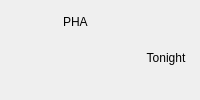
<?xml version="1.0" encoding="UTF-8"?>
<!--
  Object hero (ADR-057): the object card's identity block. Glyph, name,
  kind chip (+ PHA flag), full designation, the narrative hook and the
  "why tonight" phrase, with the 0-100 score ring on the right. Loaded by
  gui/widgets/object_hero.py through gui/ui_loader.py. Every text is data
  (set in code); the score ring is a custom widget and never enters this
  file: the heroRingHost placeholder is swapped for it (ADR-005). The
  hero's skin (gradient + spine in the kind hue) is applied in code
  because the hue is data, not chrome.
-->
<ui version="4.0">
 <class>ObjectHero</class>
 <widget class="QFrame" name="ObjectHero">
  <layout class="QHBoxLayout" name="hero_lay">
   <property name="leftMargin"><number>14</number></property>
   <property name="topMargin"><number>12</number></property>
   <property name="rightMargin"><number>14</number></property>
   <property name="bottomMargin"><number>12</number></property>
   <property name="spacing"><number>12</number></property>
   <item>
    <widget class="QLabel" name="lbl_glyph">
     <property name="text"><string/></property>
     <property name="alignment"><set>Qt::AlignTop|Qt::AlignHCenter</set></property>
    </widget>
   </item>
   <item>
    <layout class="QVBoxLayout" name="hero_mid">
     <property name="spacing"><number>3</number></property>
     <item>
      <layout class="QHBoxLayout" name="hero_name_row">
       <property name="spacing"><number>8</number></property>
       <item><widget class="QLabel" name="lbl_name"><property name="text"><string/></property></widget></item>
       <item><widget class="QLabel" name="lbl_kind"><property name="text"><string/></property></widget></item>
       <item><widget class="QLabel" name="lbl_pha"><property name="text"><string>PHA</string></property><property name="toolTip"><string>Potentially hazardous asteroid: its orbit passes close to Earth's; not a known threat, one we watch closely</string></property><property name="visible"><bool>false</bool></property></widget></item>
       <item><spacer name="hsp_hero"><property name="orientation"><enum>Qt::Horizontal</enum></property><property name="sizeHint" stdset="0"><size><width>40</width><height>20</height></size></property></spacer></item>
      </layout>
     </item>
     <item><widget class="QLabel" name="lbl_subtitle"><property name="text"><string/></property><property name="textInteractionFlags"><set>Qt::TextSelectableByMouse</set></property><property name="visible"><bool>false</bool></property></widget></item>
     <item><widget class="QLabel" name="lbl_hook"><property name="text"><string/></property><property name="wordWrap"><bool>true</bool></property><property name="visible"><bool>false</bool></property></widget></item>
     <item><widget class="QLabel" name="lbl_why"><property name="text"><string/></property><property name="wordWrap"><bool>true</bool></property><property name="visible"><bool>false</bool></property></widget></item>
    </layout>
   </item>
   <item>
    <layout class="QVBoxLayout" name="hero_score_col">
     <property name="spacing"><number>2</number></property>
     <item alignment="Qt::AlignHCenter">
      <!-- the score ring (score_ring.py) takes this slot -->
      <widget class="QWidget" name="heroRingHost"/>
     </item>
     <item><widget class="QLabel" name="lbl_score_cap"><property name="text"><string>Tonight</string></property><property name="alignment"><set>Qt::AlignHCenter</set></property><property name="visible"><bool>false</bool></property></widget></item>
    </layout>
   </item>
  </layout>
 </widget>
 <resources/>
 <connections/>
</ui>
